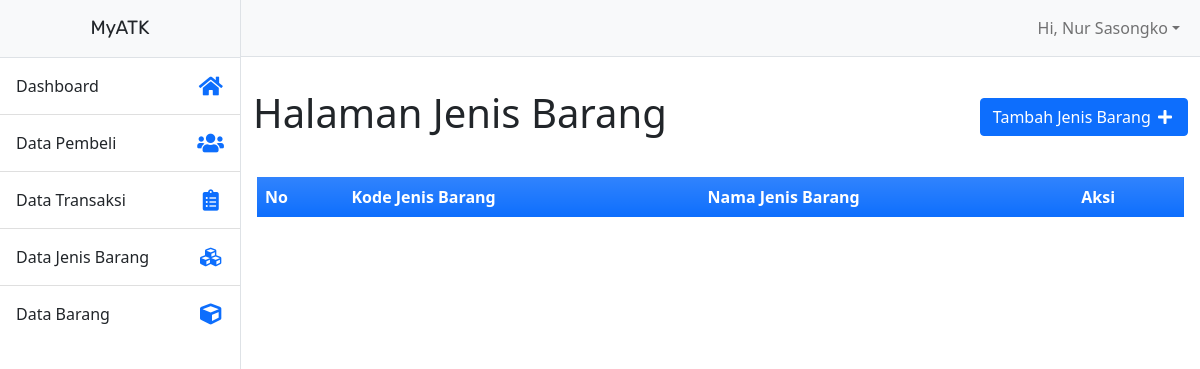
Page /admin/jenis_barang.php (signed in) on the earlier database version.
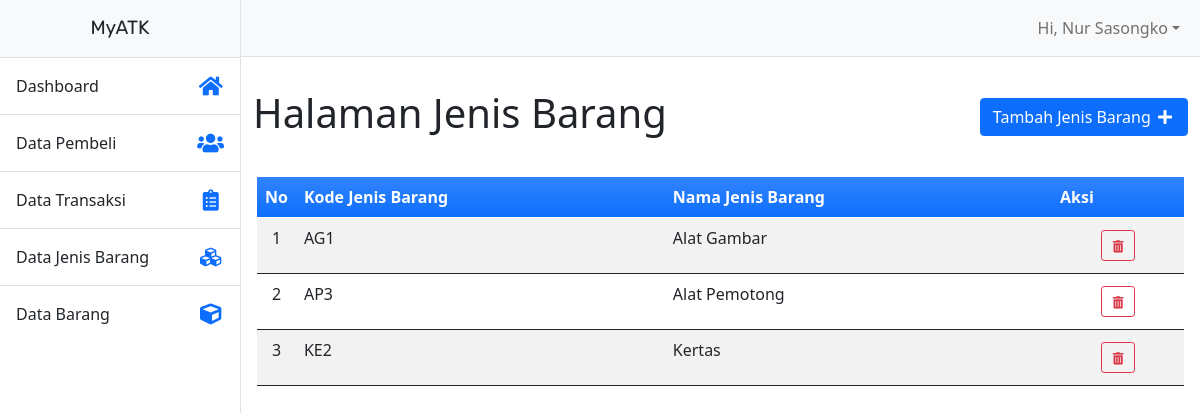
Same page on the later database version.
### tables this page shows
CREATE TABLE `jenis_barang` (
  `kode_jenis_barang` varchar(15) NOT NULL,
  `nama_jenis_barang` varchar(255) NOT NULL
);

### admin/jenis_barang.php (the view, shortened to what this page needs)
<?php include('template/header.php'); ?>
</head>
<body>
    <div class="d-flex" id="wrapper">
        <?php include('template/sidebar.php'); ?>
        <div id="page-content-wrapper">
            <?php include('template/top-bar.php'); ?>
            <div class="container px-3">
                <div class="row">
                    <div class="d-flex justify-content-between align-items-center my-4 p-2">
                        <h1 class="">Halaman Jenis Barang</h1>
                        <div class="">
                            <button type="button" class="btn btn-md btn-primary" data-bs-toggle="modal" data-bs-target="#barang-tambah">
                                Tambah Jenis Barang <i class="fas fa-plus fa-md fa-fw"></i>
                            </button>
                        </div>
                    </div>
                    <div class="col-sm-12 col-md-12 col-lg-12">
                        <div class="table-responsive">
                            <table id="table_id" class="table table-striped table-hover pt-3" style="border: 0px">
                                <thead>
                                    <tr class="bg-primary bg-gradient text-white align-middle">
                                        <th>No</th>
                                        <th>Kode Jenis Barang</th>
                                        <th>Nama Jenis Barang</th>
                                        <th>Aksi</th>
                                    </tr>
                                </thead>
                                <tbody>
                                    <?php
                                    $sql = "SELECT * FROM `jenis_barang`";
                                    $result = $db->query($sql);
                                    $rows = $result->fetch_all(MYSQLI_ASSOC);
                                    $no = 0;
                                    foreach ($rows as $rowsData) :
                                    ?>
                                        <tr>
                                            <td style="width: 2%" class="text-center"><?= ++$no ?></td>
                                            <td><?= $rowsData["kode_jenis_barang"]; ?></td>
                                            <td><?= $rowsData["nama_jenis_barang"]; ?></td>
                                            <td>
                                                <div class="d-flex flex-row justify-content-center">
                                                    <a href="jenis-barang-hapus.php?kode_jenis_barang=<?php echo $rowsData["kode_jenis_barang"]; ?>" onclick="return confirm('anda yakin ingin menghapus?')" class="btn btn-outline-danger btn-sm m-1"><i class="fas fa-trash-alt fa-sm fa-fw"></i></a>
                                                </div>
                                            </td>
                                        </tr>
                                    <?php endforeach; ?>
                                </tbody>
                            </table>
                        </div>
                    </div>
                </div>
            </div>
        </div>
    </div>
</body>
</html>

Differences in the rows shown:
added jenis_barang: kode_jenis_barang "AG1", nama_jenis_barang "Alat Gambar"
added jenis_barang: kode_jenis_barang "AP3", nama_jenis_barang "Alat Pemotong"
added jenis_barang: kode_jenis_barang "KE2", nama_jenis_barang "Kertas"
